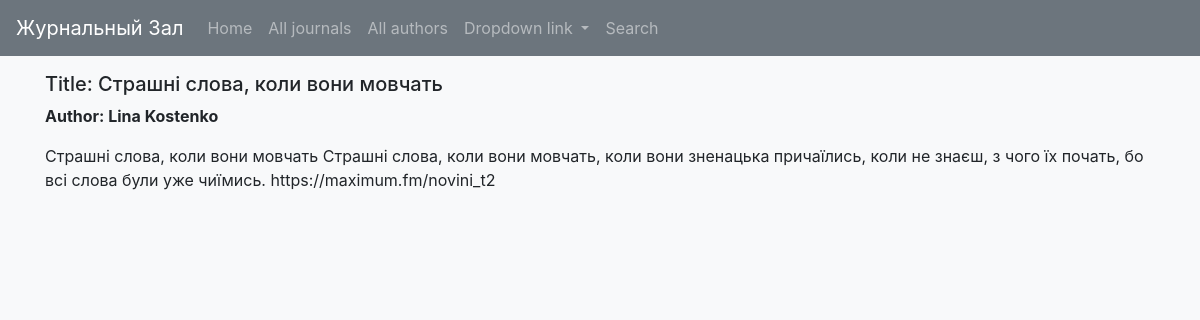
The app's page /catalog/publication/3, older data.
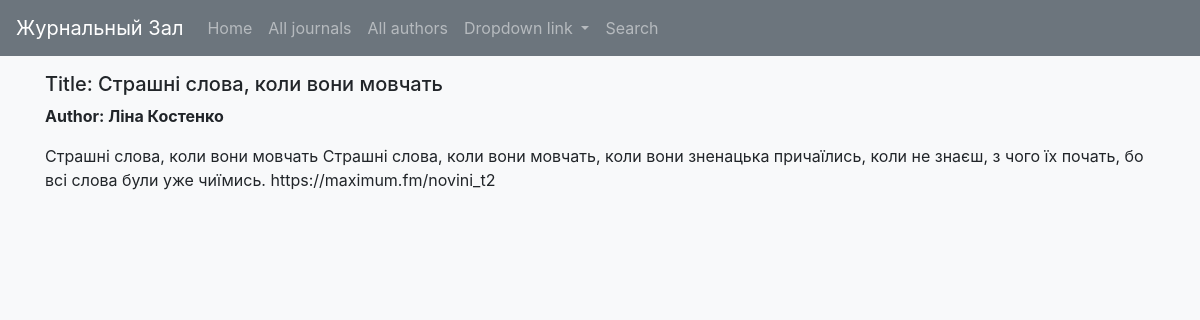
The same page, newer data.
### catalog/models.py (models this page shows, shortened)
class Publication(models.Model):
    title = models.TextField(help_text='Text of the publication', blank=True,)
    author = models.ForeignKey(Author, on_delete=models.SET_NULL, max_length=200, null=True,)
    journal = models.ForeignKey(Journal, on_delete=models.SET_NULL, max_length=200, null=True,)
    text = models.TextField(help_text='Text of the publication', blank=True,)
    year = models.IntegerField(null=True, blank=True, default=None,)
    issue = models.ForeignKey(Edition, on_delete=models.SET_NULL, max_length=200, null=True,)
    url = models.TextField(help_text='Text of the publication', blank=True,)

class Author(models.Model):
    first_name = models.CharField(max_length=100)
    last_name = models.CharField(max_length=100)
    full_name = str(first_name) + " " + str(last_name)
    class Meta:
        ordering = ['first_name', 'last_name']
    def __str__(self):
        return f'{self.first_name} {self.last_name}'

### catalog/views.py (the view)
# urls.py: path('publication/<int:pk>', views.PublicationDetailView.as_view(), name='publication-detail'),
class PublicationDetailView(generic.DetailView):
    model = Publication

### catalog/templates/catalog/publication_detail.html
{% extends "catalog/base_generic.html" %}
{% block content %}
  <h5>Title: {{ publication.title }}</h5>
  <p><strong>Author: {{ publication.author }}</strong> <a href=""></a></p>
  <p> {{ publication.text }}</p>
{% endblock %}

Row changes from the older to the newer data that the page shows:
changed Publication "Страшні слова, коли вони мовчать": author "Lina Kostenko" → "Ліна Костенко"
